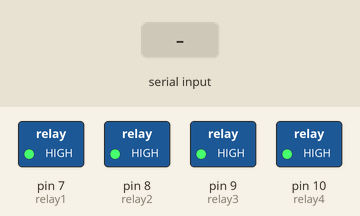
Recording of a sketch running on a simulated Arduino Uno, built with avr-gcc and run on an emulated ATmega328P. Shown: switched loads named in the sketch (green lamp = pin HIGH). The inputs (shaded band) are chosen by the test bench.

Above: at 1.2 s.
1.3 s: "1" received over the second serial link
At 3.2 s:
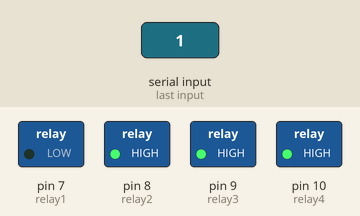
3.8 s: "2" received over the second serial link
At 5.1 s:
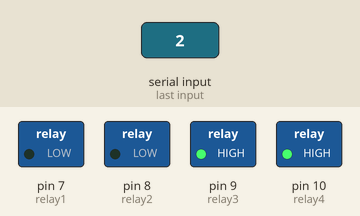
6.2 s: "3" received over the second serial link
At 8.2 s:
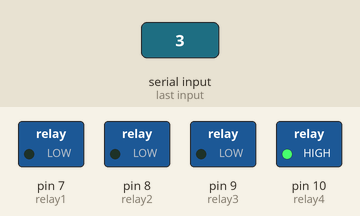
8.7 s: "4" received over the second serial link
At 10.0 s:
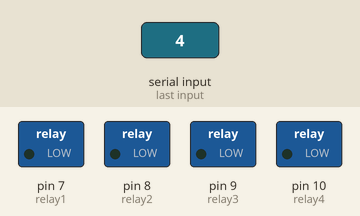
11.1 s: "off1" received over the second serial link
At 13.1 s:
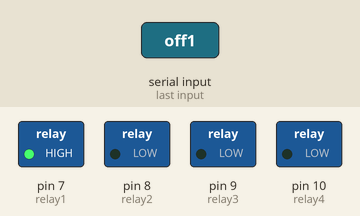
13.5 s: "off2" received over the second serial link
At 14.9 s:
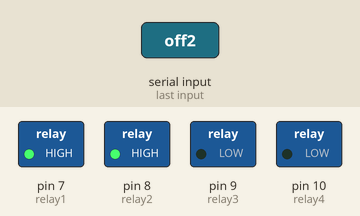
Timing chart, 0 to 16.5 s (numbered marks = the images above; inputs shaded):
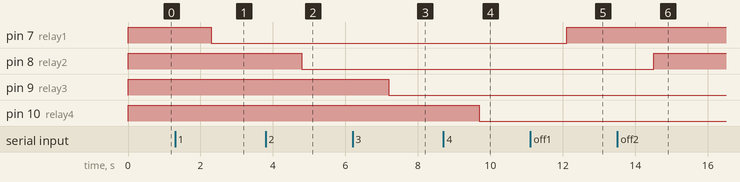

Measured:
- after the input at 1.3 s, pin 7 (relay1): HIGH → LOW after 1.0 s
- after the input at 3.8 s, pin 8 (relay2): HIGH → LOW after 1.0 s
- after the input at 6.2 s, pin 9 (relay3): HIGH → LOW after 1.0 s
- after the input at 8.7 s, pin 10 (relay4): HIGH → LOW after 1.0 s
- after the input at 11.1 s, pin 7 (relay1): LOW → HIGH after 1.0 s
- after the input at 13.5 s, pin 8 (relay2): LOW → HIGH after 1.0 s

The sketch:

homeautomation4.ino
```cpp
#include<SoftwareSerial.h>

int relay1 = 7;
int relay2 = 8;
int relay3 = 9;
int relay4 = 10;
//Create object named bt of the class SoftwareSerial
SoftwareSerial bt(0,1);     // (Rx,Tx) pins defined

void setup() {
  bt.begin(9600);    // Define baud rate for software serial communication
  Serial.begin(9600);     // Define baud rate for serial communication

  pinMode(relay1, OUTPUT);
  pinMode(relay2, OUTPUT);
  pinMode(relay3, OUTPUT);
  pinMode(relay4, OUTPUT);

  digitalWrite(relay1, HIGH);
  digitalWrite(relay2, HIGH);
  digitalWrite(relay3, HIGH);
  digitalWrite(relay4, HIGH);

}


void loop() {
  //char input[10];
  String input;
    if (bt.available())
      {
      input=bt.readString();

        if(input =="1")
        {
          digitalWrite(relay1, LOW);
        }
        else if(input =="2")
        {
          digitalWrite(relay2, LOW);
        }
        else if(input =="3")
        {
          digitalWrite(relay3, LOW);
        }
        else if(input =="4")
        {
          digitalWrite(relay4, LOW);
        }
        else if(input =="off1")
        {
          digitalWrite(relay1, HIGH);
        }
        else if(input =="off2")
        {
          digitalWrite(relay2, HIGH);
        }
        else if(input =="off3")
        {
          digitalWrite(relay3, HIGH);
        }
        else if(input =="off4")
        {
          digitalWrite(relay4, HIGH);
        }
        else if(input =="off")
        {
          digitalWrite(relay1, HIGH);
          digitalWrite(relay2, HIGH);
          digitalWrite(relay3, HIGH);
          digitalWrite(relay4, HIGH);
        }
        else if(input =="on")
        {
          digitalWrite(relay1, LOW);
          digitalWrite(relay2, LOW);
          digitalWrite(relay3, LOW);
          digitalWrite(relay4, LOW);
        }
      }

}
```
